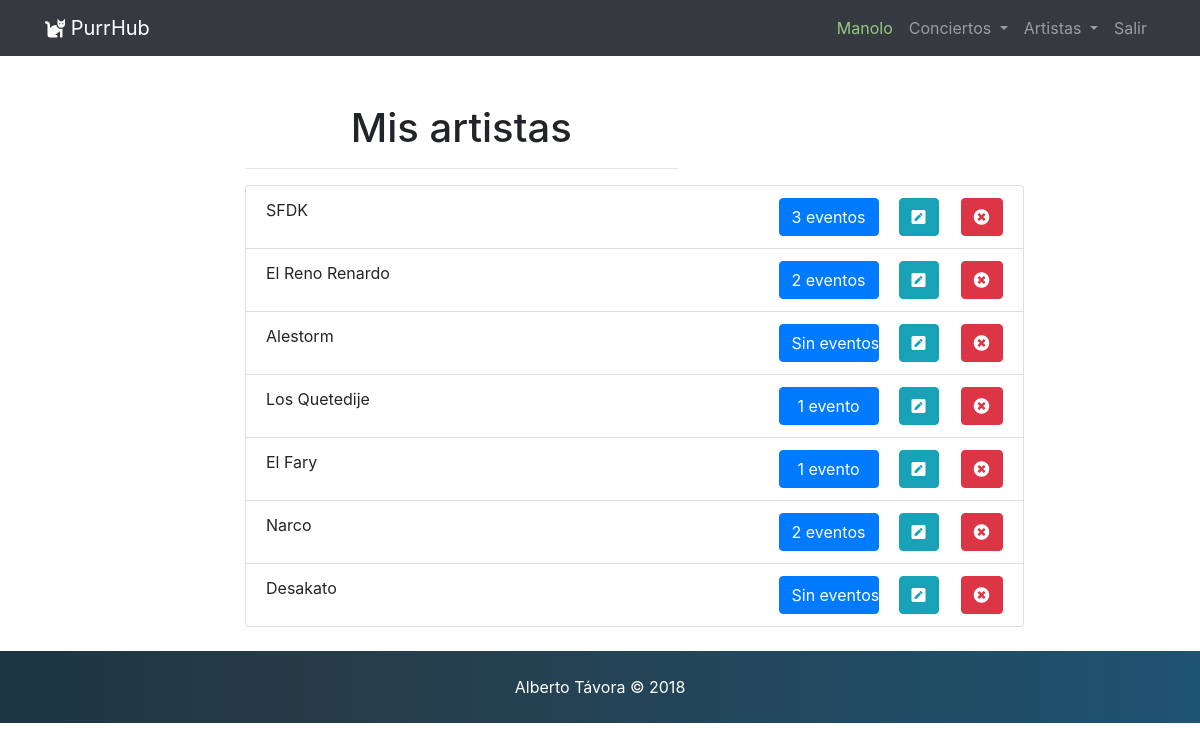
The app's page /mis_artistas/index.php (signed in) with its own data.
### tables this page shows
CREATE TABLE `artists` (
  `id` int(11) NOT NULL,
  `user_id` int(11) NOT NULL,
  `name` varchar(100) NOT NULL,
  `created_at` timestamp NOT NULL DEFAULT CURRENT_TIMESTAMP,
  `updated_at` timestamp NOT NULL DEFAULT '0000-00-00 00:00:00' ON UPDATE CURRENT_TIMESTAMP
);

### mis_artistas/index.php (called while the page is built, shortened)
<?php
require_once '../database/conexion.php';
$user_id = $_SESSION['userdata']['id'];
$artists_query = "SELECT * FROM artists WHERE user_id = $user_id;";
$result_artists = mysqli_query($db, $artists_query);
require_once 'mis_artistas.view.php';

### mis_artistas/mis_artistas.view.php (the view, shortened to what this page needs)
<?php
    require_once '../includes/header.php';
?>
<div class="container">
    <div class="offset-2 col-5 pt-4 pb-4">
      <br /><h1 style="text-align: center;">Mis artistas</h1><hr />
        <?php if( $result_artists ): ?>
            <ul class="list-group">
            <?php while($artist = mysqli_fetch_assoc($result_artists) ): ?>
            <?php
            $artist_name = $artist['name'];
            $concerts_query = "SELECT * FROM concerts WHERE user_id = $user_id and name = '$artist_name'; ";
            $result_concerts = mysqli_query($db, $concerts_query);
            $numero_conciertos = mysqli_num_rows($result_concerts);
            if($numero_conciertos == 0){
                $evento = "Sin eventos";
                $numero_conciertos = '';
            } elseif($numero_conciertos == 1){
                $evento = "evento";
            } else{
                $evento = "eventos";
            }
            ?>
                <li class="list-group-item" style=" width: 180%;">
                    <?=$artist['name']?>
                    <a href="<?=APP_URL?>borrar_artista/?id=<?=$artist['id']?>" class="card-link float-right btn btn-danger" style="margin-left:22px;"><i class="fas fa-times-circle"></i></a>
                    <a href="<?=APP_URL?>editar_artista/?id=<?=$artist['id']?>" class="card-link float-right btn btn-info"><i class="fas fa-pen-square"></i></a>
                    <a href="<?=APP_URL?>conciertos_artista/?id=<?=$artist['id']?>" class="float-right btn btn-primary btn-block " style="margin-left:22; width: 100px;"><?=$numero_conciertos?> <?=$evento?></a>
                </li>
            <?php endwhile; ?>
            </ul>
        <?php endif; ?>
    </div>
</div>
<?php require_once '../includes/footer.php'; ?>

### includes/header.php (shortened to what this page needs)
<!doctype html>
<html lang="en">
  <head>
    <link rel="stylesheet" href="https://stackpath.bootstrapcdn.com/bootstrap/4.1.3/css/bootstrap.min.css">
    <link rel="stylesheet" href="https://use.fontawesome.com/releases/v5.6.1/css/all.css">
    <link rel="stylesheet" href="<?=APP_URL?>css/styles.css">
  </head>
  <body>
    <nav id="header" class="navbar navbar-expand-lg navbar-dark bg-dark">
        <div class="container">
            <a class="navbar-brand" href="<?=APP_URL?>">
                <i class="fas fa-cat"></i>  PurrHub
            </a>
            <div class="collapse navbar-collapse" id="navbarSupportedContent">
                <ul class="navbar-nav ml-auto">
                    <?php if( isset($_SESSION['userdata']) ): ?>
                        <li class="nav-item">
                            <a class="nav-link link-important" href="<?=APP_URL?>profile"></i> <?=$_SESSION['userdata']['username']?></a>
                        </li>
                        <li class="nav-item dropdown">
                            <a class="nav-link dropdown-toggle" href="#" id="navbarDropdown" role="button" data-toggle="dropdown">
                            Conciertos
                            </a>
                        </li>
                        <li class="nav-item dropdown">
                            <a class="nav-link dropdown-toggle" href="#" id="navbarDropdown" role="button" data-toggle="dropdown">
                            Artistas
                            </a>
                        </li>
                        <li class="nav-item">
                            <a class="nav-link link" href="<?=APP_URL?>logout">Salir</a>
                        </li>
                    <?php endif; ?>
                </ul>
            </div>
        </div>
    </nav>

### includes/footer.php (shortened to what this page needs)
<footer id="footer" class="pb-4 pt-4">
        <div class="container">
            <div class="row text-center">
                <div class="col-12 col-lg">
                    Alberto Távora &copy; 2018
                </div>
            </div>
        </div>
    </footer>
  </body>
</html>

### css/styles.css (style rules this page uses)
#footer { background: linear-gradient(90deg, #1c3643, #273b47 25%, #1e5372); color: white; }
.link-important { color: #97c983 !important; }

### records on screen
artists: name "SFDK", $artist['id'] 1 (drawn), numero_conciertos "3", evento "eventos"
artists: name "El Reno Renardo", numero_conciertos "2", evento "eventos"
artists: name "Alestorm", evento "Sin eventos"
artists: name "Los Quetedije", numero_conciertos "1", evento "evento"
artists: name "El Fary", numero_conciertos "1", evento "evento"
artists: name "Narco", numero_conciertos "2", evento "eventos"
artists: name "Desakato", evento "Sin eventos"

### other values on screen
$_SESSION['userdata']['username'] "Manolo"
